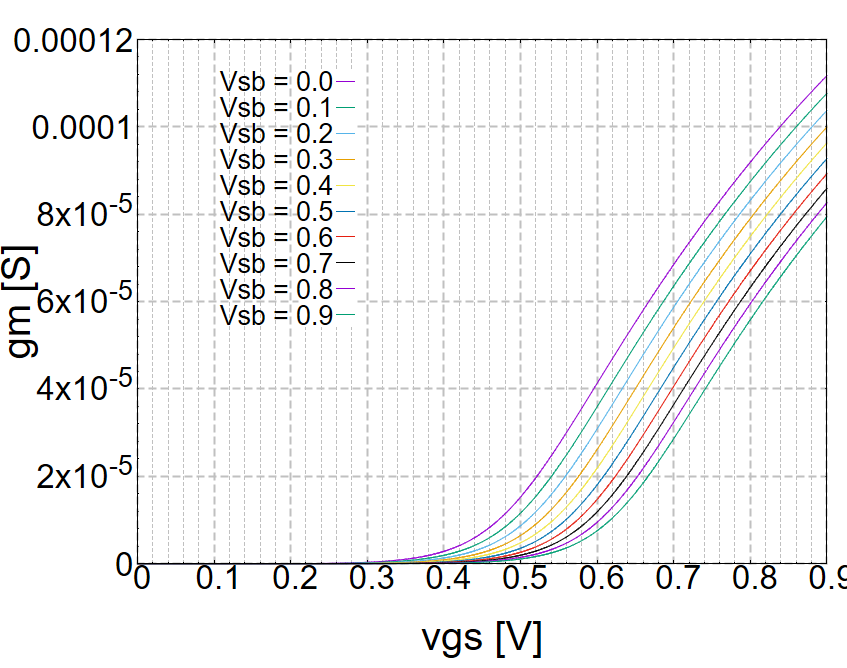

gnuplot code for this plot:
set grid xtics mxtics ytics linewidth 2, linewidth 1, linewidth 1
set tics font "Arial,30"
set xlabel "vgs [V]" font "Arial,30" offset 0,-3
set ylabel "gm [S]" font "Arial,30" offset -20,0
set key font"Arial,20"
set key top left spacing 2 offset 40, -2
set lmargin 35
set rmargin 5
set bmargin 8
set tmargin 3
set tics font "Arial,25"
#set xtics 1 offset -3, -1
set mxtics 5
set mytics 5
set grid xtics mxtics ytics linewidth 2, linewidth 1, linewidth 1

plot "gm-vgs.txt" using 1 : 2 with lines title sprintf("Vsb = %.1f", 0.1 * 0)
replot "gm-vgs.txt" using 1 : 3  with lines title sprintf("Vsb = %.1f", 0.1 * 1)
replot "gm-vgs.txt" using 1 : 4  with lines title sprintf("Vsb = %.1f", 0.1 * 2)
replot "gm-vgs.txt" using 1 : 5  with lines title sprintf("Vsb = %.1f", 0.1 * 3)
replot "gm-vgs.txt" using 1 : 6  with lines title sprintf("Vsb = %.1f", 0.1 * 4)
replot "gm-vgs.txt" using 1 : 7  with lines title sprintf("Vsb = %.1f", 0.1 * 5)
replot "gm-vgs.txt" using 1 : 8  with lines title sprintf("Vsb = %.1f", 0.1 * 6)
replot "gm-vgs.txt" using 1 : 9  with lines title sprintf("Vsb = %.1f", 0.1 * 7)
replot "gm-vgs.txt" using 1 : 10 with lines title sprintf("Vsb = %.1f", 0.1 * 8)
replot "gm-vgs.txt" using 1 : 11 with lines title sprintf("Vsb = %.1f", 0.1 * 9)

pause -1
